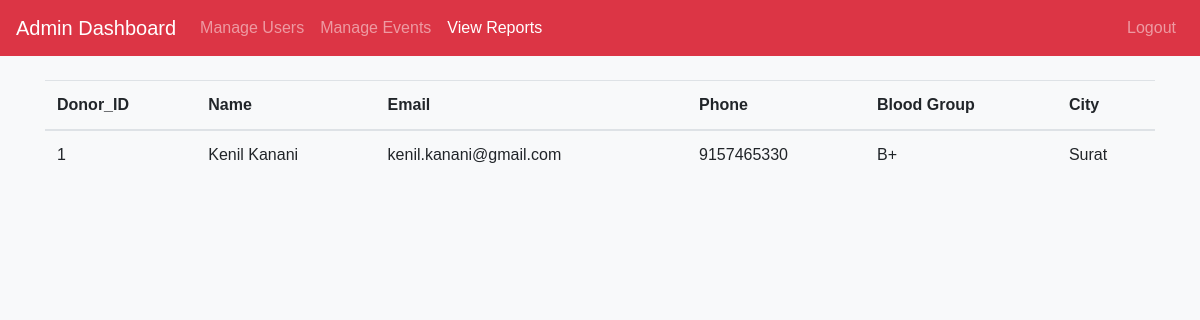
Screenshot of /view_reports.php with the database file from the repository.
### tables this page shows
CREATE TABLE `tbldonation` (
  `donation_id` int(11) NOT NULL,
  `name` varchar(250) NOT NULL,
  `email` varchar(50) NOT NULL,
  `phone` bigint(10) NOT NULL,
  `blood_group` varchar(3) NOT NULL,
  `city` varchar(50) NOT NULL
);

### MyDb.php (called while the page is built, shortened)
<?php
	class MyDb
	{
		var $conn;
		function __construct()
		{
			$this->conn = new mysqli("localhost","root","","db_blood");
		}
		function showDonors(){
			$qry = "SELECT * FROM tblDonation";
			$stmt = $this->conn->prepare($qry);
			$stmt->execute();
			$resultSet = $stmt->get_result();
			$data = $resultSet->fetch_all(MYSQLI_ASSOC);
			return $data;
		}
	}
 ?>

### view_reports.php (the view, shortened to what this page needs)
<?php
    include 'MyDb.php';
    $obj = new MyDb();
?>
<!DOCTYPE html>
<html lang="en">
<head>
    <link href="https://stackpath.bootstrapcdn.com/bootstrap/4.5.2/css/bootstrap.min.css" rel="stylesheet">
</head>
<body>
    <nav class="navbar navbar-expand-lg navbar-dark bg-danger">
        <span class="navbar-brand mb-0 h1">Admin Dashboard</span>
        <div class="collapse navbar-collapse" id="navbarNav">
            <ul class="navbar-nav">
                <li class="nav-item">
                    <a class="nav-link " href="Admin_Dashboard.php">Manage Users</a>
                </li>
                <li class="nav-item">
                    <a class="nav-link" href="manage_events.php">Manage Events</a>
                </li>
                <li class="nav-item">
                    <a class="nav-link active" href="view_reports.php">View Reports</a>
                </li>
            </ul>
            <ul class="navbar-nav ml-auto">
                <li class="nav-item">
                    <a class="nav-link" href="Login.php">Logout</a>
                </li>
            </ul>
        </div>
    </nav>
</body>
</html>
<?php
    echo "<div class='container mt-4'>";
        echo "<table class='table'>";
            echo "<thead>";
                echo "<tr>";
                    echo "<th>Donor_ID</th>";
                    echo "<th>Name</th>";
                    echo "<th>Email</th>";
                    echo "<th>Phone</th>";
                    echo "<th>Blood Group</th>";
                    echo "<th>City</th>";
                echo "</tr>";
            echo "</thead>";
            echo "<tbody>";
                $result = $obj->showDonors();
                foreach($result as $row)
                {
                    echo "<tr>
                        <td>".$row["donation_id"]."</td>
                        <td>".$row["name"]."</td>
                        <td>".$row["email"]."</td>
                        <td>".$row["phone"]."</td>
                        <td>".$row["blood_group"]."</td>
                        <td>".$row["city"]."</td>
                    </tr>";
                }
            echo "</tbody>";
        echo "</table>";
    echo "</div>";
?>

### view_reports.php (style rules this page uses)
body { background-color: #f8f9fa; font-family: Arial, sans-serif; }

### rows the page displays
tbldonation: donation_id "1", name "Kenil Kanani", email "kenil.kanani@gmail.com", phone "9157465330", blood_group "B+", city "Surat"
